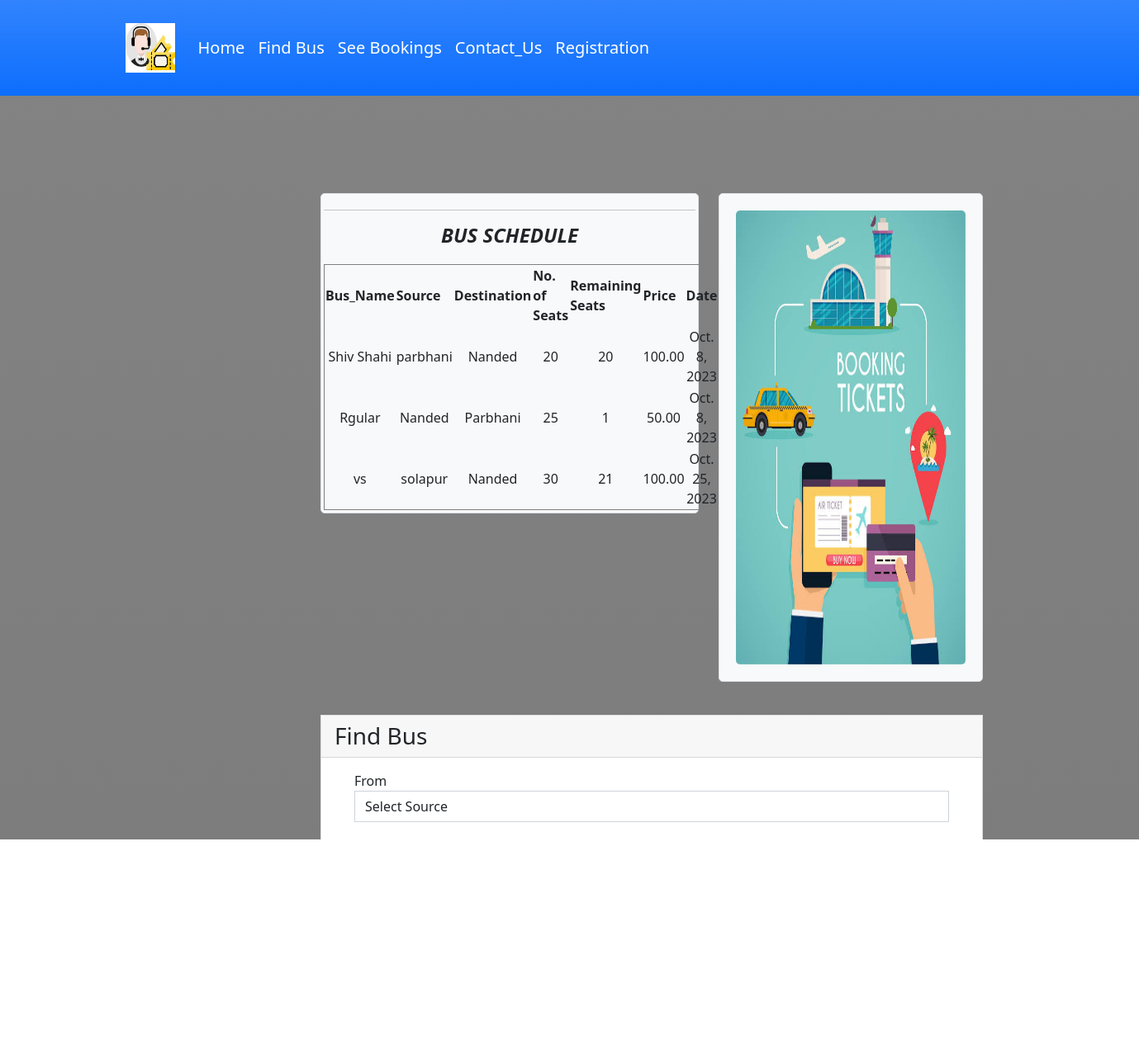
The app's page /findbus with its own data.
### djang_brs/myapp/models.py (models this page shows, shortened)
class Bus(models.Model):
    id = models.PositiveIntegerField(primary_key=True)
    bus_name = models.CharField(max_length=30)
    source = models.CharField(max_length=30)
    dest = models.CharField(max_length=30)
    nos = models.DecimalField(decimal_places=0, max_digits=2)
    rem = models.DecimalField(decimal_places=0, max_digits=2)
    price = models.DecimalField(decimal_places=2, max_digits=6)
    date = models.DateField()
    time = models.TimeField()
    class Meta:
        verbose_name_plural = "List of Busses"

### djang_brs/myapp/views.py (the view, shortened to what this page needs)
# urls.py: path('findbus', views.findbus, name="findbus"),
def findbus(request):
    dicti = {}
    context = {}
    data = Bus.objects.all().order_by('date','time')
    dicti = {
        'data': data
    }
    source_data = Bus.objects.values_list('source', flat=True).distinct()
    destination_data = Bus.objects.values_list('dest', flat=True).distinct()
    context = {
        'source_data': source_data,
        'destination_data': destination_data,
        'data': data
    }
    return render(request, 'myapp/findbus.html', context)

### djang_brs/myapp/templates/myapp/findbus.html (shortened to what this page needs)
{% extends 'myapp/base.html' %}
{% block content %}
<body>
<div class="container my-5">
    <div class="row justify-content-center custom-row-margin">
        <div class="col-lg-8 col-md-10">
            <div class="card-body1">
                <div class="container-fluid1">
                    <div class="row">
                        <div class="col-md-7">
                            <div class="schedule-section">
                                <hr color="green">
                                <h4><center><b><i>BUS SCHEDULE </i></b></center></h4>
                                <table class="schedule-table" border=1 color="black" align="center">
                                    <tr>
                                        <th> Bus_Name </th>
                                        <th> Source </th>
                                        <th> Destination </th>
                                        <th> No. of Seats </th>
                                        <th> Remaining Seats </th>
                                        <th> Price </th>
                                        <th> Date </th>
                                        <th> Time </th>
                                    </tr>
                                    {% for aentry in data %}
                                    <tr>
                                        <td align="center"> {{ aentry.bus_name }} </td>
                                        <td align="center"> {{ aentry.source }} </td>
                                        <td align="center"> {{ aentry.dest }} </td>
                                        <td align="center"> {{ aentry.nos }} </td>
                                        <td align="center"> {{ aentry.rem }} </td>
                                        <td align="center"> {{ aentry.price }} </td>
                                        <td align="center"> {{ aentry.date }} </td>
                                        <td align="center"> {{ aentry.time }} </td>
                                    </tr>
                                    {% endfor %}
                                </table>
                            </div>
                        </div>
                        <div class="col-md-5">
                            <div class="image-section">
                                <img src="/static/background.jpg" alt="Bus Image" class="img-fluid bus-image">
                            </div>
                        </div>
                    </div>
                    </div>
                </div>
                <div class="card rounded-0 find-bus-form">
                    <div class="card-header">
                        <div class="card-title h3 mb-0">Find Bus</div>
                    </div>
                    <div class="card-body">
                        <div class="container-fluid">
                            <form action="{% url 'findbus' %}" method="post" id="find-form">
                                <div class="mb-3">
                                    <label for="source" class="control-label">From</label>
                                    <select name="source" id="source" class="form-control rounded-0" required>
                                        <option value="" {% if not data.source %}selected{% endif %}>Select Source</option>
                                    </select>
                                </div>
                                <div class="mb-3">
                                    <label for="destination" class="control-label">Destination</label>
                                    <select name="destination" id="destination" class="form-control rounded-0" required>
                                        <option value="" {% if not data.destination %}selected{% endif %}>Select Destination</option>
                                    </select>
                                </div>
                                <div class="mb-3">
                                    <label for="date" class="control-label">Date</label>
                                    <input name="date" id="date" class="form-control rounded-0" type="date" value="{% if data.date %}{{ data.date }}{% endif %}" required>
                                </div>
                            </form>
                        </div>
                    </div>
                    <div class="card-footer text-center">
                        <button class="btn btn-sm rounded-0 btn-primary w-100" form="find-form">Find</button>
                    </div>
                </div>
            </div>
        </div>
    </div>
</body>
{% endblock %}

### djang_brs/myapp/templates/myapp/base.html (shortened to what this page needs)
<!doctype html>
<html lang="en">
<head>
    <link rel="stylesheet" href="https://cdn.jsdelivr.net/npm/bootstrap@5.1.3/dist/css/bootstrap.min.css">
</head>
<body>
<nav class="navbar navbar-expand-lg navbar-light bg-gradient bg-primary">
    <div class="container">
        <a href="/" > <img src="/static/logo.jpeg" class = "logo"> </a>
        <div class="collapse navbar-collapse" id="navbarNavAltMarkup">
            <div class="navbar-nav" >
                <a class="nav-item nav-link active" href="{% url 'home' %}" style="color: white;">Home</a>
                <a class="nav-item nav-link" href="{% url 'findbus' %}" style="color: white;">Find Bus</a>
                <a class="nav-item nav-link" href="{% url 'seebookings' %}" style="color: white;">See Bookings</a>
                <a class="nav-item nav-link" href="{% url 'contact' %}" style="color: white;">Contact_Us</a>
                {% if request.user.is_active %}
                <a class="nav-item nav-link " href="{% url 'logout' %}" style="color: white;">Logout</a>
                {% else %}
                <a class="nav-item nav-link " href="{% url 'newfirst' %}" style="color: white;">Registration</a>
                {% endif %}
            </div>
        </div>
    </div>
</nav>
{% block content %}
{% endblock %}
</body>
</html>

### djang_brs/myapp/templates/myapp/base.html (style rules this page uses)
.logo { width:100px; height:100px; padding:20px; }
.navbar-nav { font-size:20px; }

### records on screen
Bus: bus_name "Shiv Shahi", source "parbhani", dest "Nanded", nos "20", rem "20", price "100.00", date "Oct. 8, 2023"
Bus: bus_name "Rgular", source "Nanded", dest "Parbhani", nos "25", rem "1", price "50.00", date "Oct. 8, 2023"
Bus: bus_name "vs", source "solapur", dest "Nanded", nos "30", rem "21", price "100.00", date "Oct. 25, 2023"
